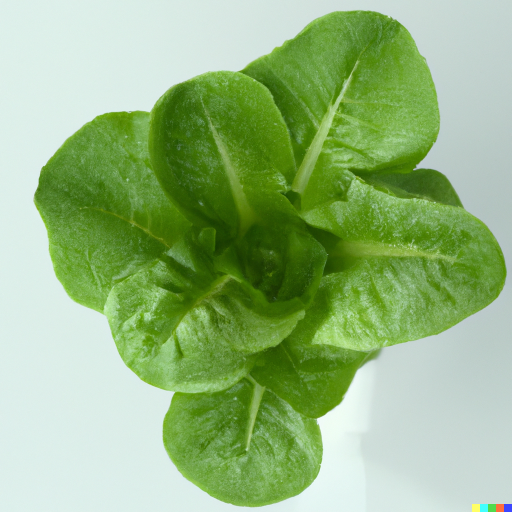
#> input picture dataset/FN/fn11.png, 1024 x 1024 px (shown at 1/2 size); its folder holds only this picture in this run
$ jupyter execute --allow-errors Data_Preprocessing.ipynb
#> lines starting #> are read from the running program, lines starting #| are printed output that depends on the picture; after the words box and inside, x2 and y2 are one past the last pixel; in counts of white or black regions, pixels touching at a corner belong together; long printed decimals are rounded
**Importing Libraries**

[cell 1]
import tensorflow as tf
# from tensorflow.keras import models,layers
from keras import models,layers
from keras.preprocessing.image import ImageDataGenerator
import matplotlib.pyplot as plt

import numpy as np
from skimage import data, io, img_as_ubyte, measure
from skimage.filters import threshold_multiotsu, threshold_otsu
from skimage.color import rgb2gray, label2rgb
from sklearn.cluster import KMeans
import cv2

from scipy import ndimage as nd

**Setting constants**

[cell 2]
IMG_SIZE = 1024
BATCH_SIZE = 10
CHANNELS = 3
EPOCHS = 100

**Loading data into tensorflow dataset object**

#> (a cell that did not finish here is left out)

**Visualizing some of the images**

[cell 4]
plt.figure(figsize=(10,10))
#> (the rest of this cell did not finish here and is left out)

**Constants for data splitting**

#> (a cell that did not finish here is left out)

**Function for data splitting**

[cell 6]
# [16 lines left out: function split_dataset, not called in this run]

**Data Splitting**

#> (a cell that did not finish here is left out)

**Cache, Shuffle, and Prefetch**\
Cache - cache the dataset in memory\
Shuffle - shuffle the images\
Prefetch - overlaps the preprocessing and model execution of a training step\
This is to reduce memory usage and optimize the pipeline performance.
https://www.tensorflow.org/guide/data_performance

#> (a cell that did not finish here is left out)

**Image Segmentation with Automatic Thresholding using Multi-Otsu (Grayscale)** \
Automatic Thresholding using Multi-Otsu was implemented to Keras as a custom layer using subclassing. Please visit [Tensorflow - Data Augmentation](https://www.tensorflow.org/tutorials/images/data_augmentation) for more information.

The [Otsu method](https://muthu.co/otsus-method-for-image-thresholding-explained-and-implemented/) utilizes the variance in the histogram to find the threshold used to segment the image.

[cell 9]
class MultiOtsuGray(tf.keras.layers.Layer):
  def __init__(self, **kwargs):
    super(MultiOtsuGray, self).__init__(**kwargs)

  # [24 lines left out: function call, not called in this run]

#> (the rest of this cell did not finish here and is left out)

**Image Segmentation with HSV Segmentation** \
Automatic Thresholding using Multi-Otsu was implemented to Keras as a custom layer using subclassing. Please visit [Tensorflow - Data Augmentation](https://www.tensorflow.org/tutorials/images/data_augmentation) for more information.

[cell 10]
class HSVSegmentation(tf.keras.layers.Layer):
  def __init__(self, **kwargs):
    super(HSVSegmentation, self).__init__(**kwargs)

  # [23 lines left out: function call, not called in this run]

#> (the rest of this cell did not finish here and is left out)

**Image Segmentation with K-means Clustering** \
K-means clustering ([OpenCV K-means Clustering](https://docs.opencv.org/3.4/d1/d5c/tutorial_py_kmeans_opencv.html)) was implemented to Keras as a custom layer using subclassing. Please visit [Tensorflow - Data Augmentation](https://www.tensorflow.org/tutorials/images/data_augmentation) for more information.

K-means, also known as clusterization, group objects into *k* clusters according to their traits. The process of grouping involves minimizing the total distances between each object and the centroid of the group or cluster.

[cell 11]
class KmeansSegmentation(tf.keras.layers.Layer):
  def __init__(self, **kwargs):
    super(KmeansSegmentation, self).__init__(**kwargs)

  # [27 lines left out: function call, not called in this run]

#> (the rest of this cell did not finish here and is left out)

**Image Segmentation with L\*a\*b and Otsu** \
The code uses Otsu Thresholding in the L\*a\*b color space, specifically the \*a and \*b for better segmentation as per [Yang et al.](https://www.sciencedirect.com/science/article/pii/S2214317321000834).

[cell 12]
class OtsuHSV(tf.keras.layers.Layer):
  def __init__(self, **kwargs):
    super(OtsuHSV, self).__init__(**kwargs)

  # [26 lines left out: function call, not called in this run]

#> (the rest of this cell did not finish here and is left out)

**Image Segmentation with L\*a\*b and Otsu Modified** \
The code uses Otsu Thresholding in the L\*a\*b color space, specifically the \*a and \*b for better segmentation as per [Yang et al.](https://www.sciencedirect.com/science/article/pii/S2214317321000834). This also makes use of the closing [morphological operation](https://docs.opencv.org/4.x/d9/d61/tutorial_py_morphological_ops.html) to better close the mask.

[cell 13]
class OtsuLab(tf.keras.layers.Layer):
  def __init__(self, **kwargs):
    super(OtsuLab, self).__init__(**kwargs)

  # [43 lines left out: function call, not called in this run]

#> (the rest of this cell did not finish here and is left out)

**Image Segmentation Evaluation**

[cell 14]
import pandas as pd
from glob import glob
from tqdm import tqdm
from sklearn.metrics import accuracy_score, f1_score, jaccard_score, precision_score, recall_score

def read_image(path):
#> called with path = 'dataset/FN/fn11.png'
    x = cv2.imread(path, cv2.IMREAD_COLOR)
#> x is the input picture: shape (1024, 1024, 3); mean B, G, R 128.7, 182.4, 149.2
    x = cv2.resize(x, (1024, 1024))
    x = x/255.0
    #x = np.expand_dims(x, axis=0)
    return x

def read_mask(path):
#> called with path = 'dataset/FN/fn11.png'
    x = cv2.imread(path, cv2.IMREAD_GRAYSCALE)
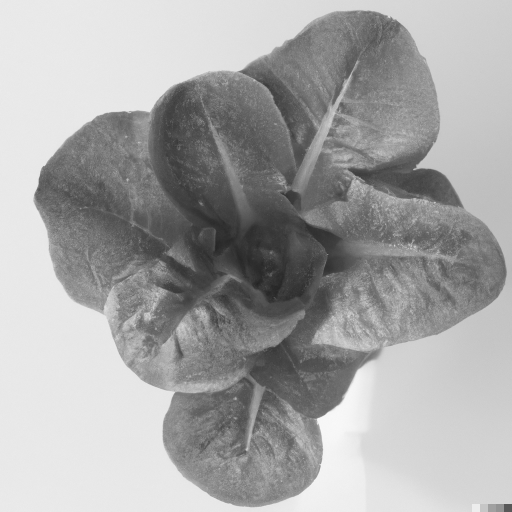
#> x: shape (1024, 1024) (shown at 1/2 size); min 33, max 250, mean 165.8
    x = cv2.resize(x, (1024, 1024))
    x = x/255.0
    x = x > 0.5
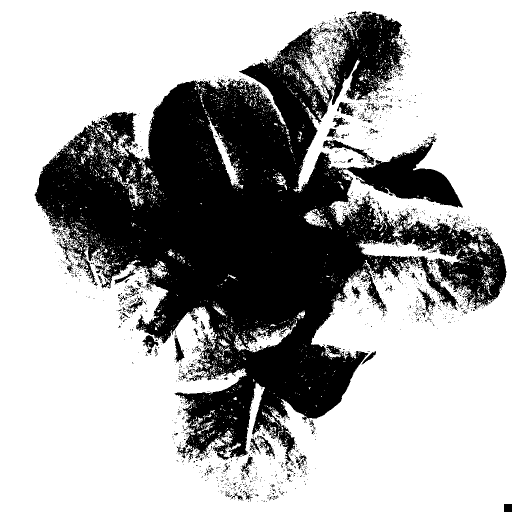
#> x: shape (1024, 1024) bool (shown at 1/2 size); 67% white; 2004 black regions (1906 under 20 px), largest, box (x1, y1, x2, y2) and area: (69, 23, 1013, 932) 330491, (645, 279, 750, 330) 1006, (349, 670, 369, 726) 508
    x = x.astype(np.int32)
    return x

def image_segment(image):
    np_image = image.astype(np.uint8)
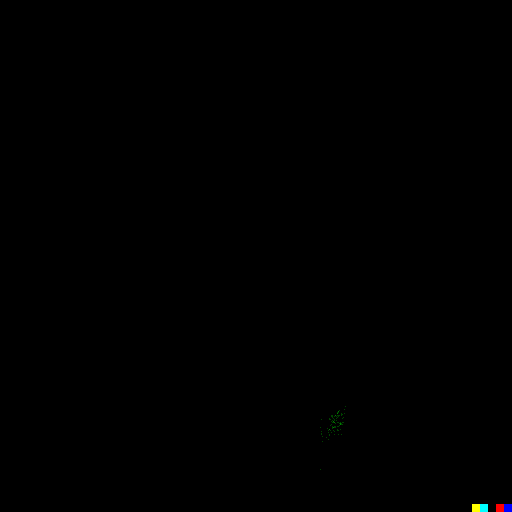
#> np_image: shape (1024, 1024, 3) (shown at 1/2 size); mean B, G, R 0.000488, 0.000586, 0.000488; drawn with 1 as white

    # Convert image from RGB to LAB and split channels
    img_lab = cv2.cvtColor(np_image, cv2.COLOR_RGB2LAB)
#> img_lab: shape (1024, 1024, 3); mean of channels 0, 1, 2 0, 128, 128
    l,a,b = cv2.split(img_lab);
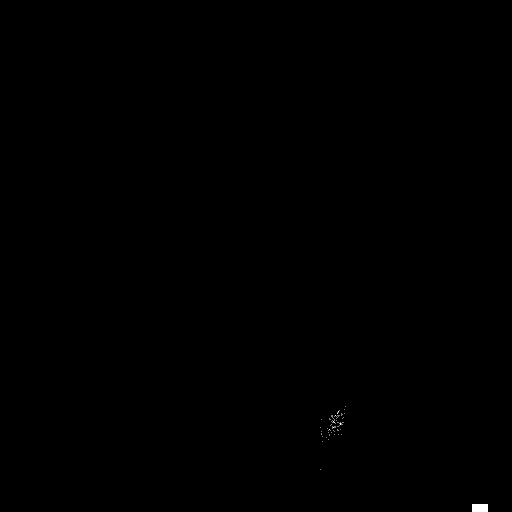
#> l: shape (1024, 1024) (shown at 1/2 size); values 0 (black) and 1 (white), 0.06% white; 76 white regions (75 under 20 px), largest, box (x1, y1, x2, y2) and area: (944, 1008, 976, 1024) 512
#> a: shape (1024, 1024); values 126 (black) and 128 (white), 100% white; black in thin lines or dots, all inside (x1, y1, x2, y2) = (640, 813, 692, 940)

    tsa, ret1 = cv2.threshold(a,0,255,cv2.THRESH_BINARY_INV+cv2.THRESH_OTSU)
#> tsa = 126
    tsb, ret2 = cv2.threshold(b,0,255,cv2.THRESH_BINARY+cv2.THRESH_OTSU)
#> ret2: shape (1024, 1024); 0.03% white; 76 white regions (75 under 20 px), largest, box (x1, y1, x2, y2) and area: (960, 1008, 976, 1024) 256
#> tsb = 128

    ## Close holes using flood fill
    # Mask by using the logical or on the a and b channels
    tsa3 = cv2.cvtColor(ret1, cv2.COLOR_GRAY2RGB)
    tsb3 = cv2.cvtColor(ret2, cv2.COLOR_GRAY2RGB)

    maskab = cv2.bitwise_or(tsa3, tsb3)

    # th, maskab_th = cv2.threshold(maskab, 220, 255, cv2.THRESH_BINARY_INV);
    # maskab_floodfill = maskab_th.copy()

    h, w = maskab.shape[:2]
#> h = 1024; w = 1024
    final_mask = np.zeros((h+2, w+2), np.uint8)

    cv2.floodFill(maskab, final_mask, (0,0), 255);
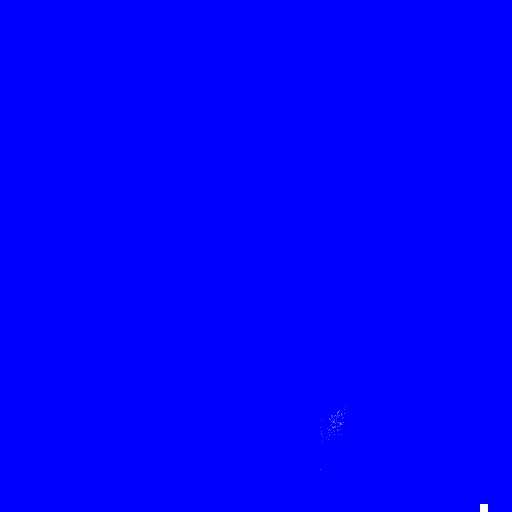
#> maskab: shape (1024, 1024, 3) (shown at 1/2 size); mean B, G, R 255, 0.1, 0.1
    # closed_mask = nd.binary_closing(maskab, np.ones((10,10)))

    ## Close holes using dilation followed by erosion (closing)
    maskab = cv2.bitwise_or(ret1, ret2)

    kernel = np.ones((30,30),np.uint8)
    closing = cv2.morphologyEx(maskab, cv2.MORPH_CLOSE, kernel)
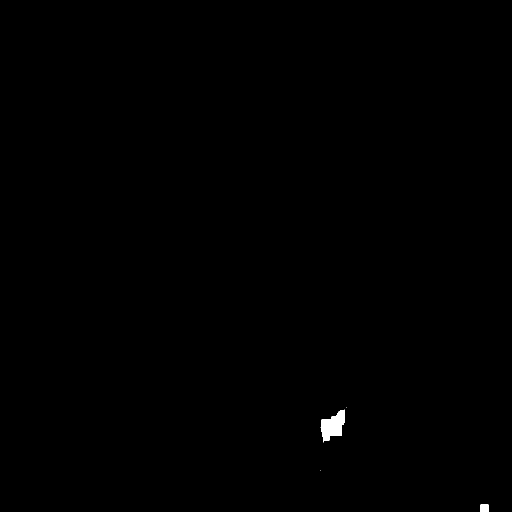
#> closing: shape (1024, 1024) (shown at 1/2 size); 0.2% white; 4 white regions (2 under 20 px), largest, box (x1, y1, x2, y2) and area: (641, 819, 690, 885) 1826, (961, 1009, 977, 1024) 240

    return closing

if __name__ == "__main__":

    #Loading the dataset.
    test_x = sorted(glob("dataset/FN/*"))
    test_y = sorted(glob("dataset-masked/FN/*"))

    #Predicting the mask and calculating metrics values.
    SCORE = []
    for x, y in tqdm(zip(test_x, test_y), total=len(test_x)):
        #Extracing the image name.
        image_name = x.split("/")[-1]

        #Reading the image and mask.
        x = read_image(x)
        y = read_mask(y)

        #Predicting the mask.
        y_pred = image_segment(x)
        y_pred = y_pred.astype(np.int32)

        #Flattening the numpy arrays.
        y = y.flatten()
        y_pred = y_pred.flatten()

        #Calculating metrics values
        acc_value = accuracy_score(y, y_pred)
#> acc_value = 0.33
        f1_value = f1_score(y, y_pred, labels=[0, 1], average="micro")
#> f1_value = 0.33
        jac_value = jaccard_score(y, y_pred, labels=[0, 1], average="micro")
#> jac_value = 0.198
        SCORE.append([image_name, acc_value, f1_value, jac_value])

    """ Metrics values """
    score = [s[1:]for s in SCORE]
#> score = [[0.33, 0.33, 0.198]]
    score = np.mean(score, axis=0)
#> score = [0.33, 0.33, 0.198]
    print(f"Accuracy: {score[0]:0.5f}")
#| Accuracy: 0.3298
    print(f"F1: {score[1]:0.5f}")
#| F1: 0.3301
    print(f"Jaccard: {score[2]:0.5f}")
#| Jaccard: 0.1977

$ run again, on dataset/FN/fn5.png
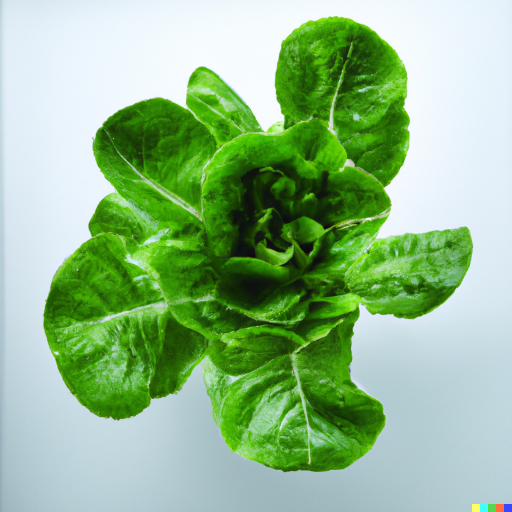
#> input picture dataset/FN/fn5.png, 1024 x 1024 px (shown at 1/2 size)
#> in read_image, x is the input picture: shape (1024, 1024, 3); mean B, G, R 139.5, 185.9, 145.1
#> in read_mask, `x = x > 0.5`:
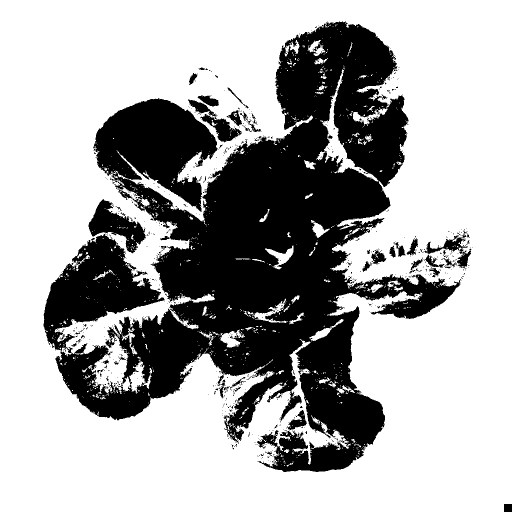
#> x: shape (1024, 1024) bool (shown at 1/2 size); 67.1% white; 693 black regions (638 under 20 px), largest, box (x1, y1, x2, y2) and area: (87, 43, 922, 944) 327560, (177, 398, 292, 507) 5225, (401, 228, 483, 285) 1822
#> img_lab: shape (1024, 1024, 3); mean of channels 0, 1, 2 0, 128, 128
#> l: shape (1024, 1024); values 0 (black) and 1 (white), 0.09% white; 431 white regions (430 under 20 px), largest, box (x1, y1, x2, y2) and area: (944, 1008, 976, 1024) 512
#> a: shape (1024, 1024); values 126 (black) and 128 (white), 100% white; black in thin lines or dots, all inside (x1, y1, x2, y2) = (320, 19, 830, 242)
#> tsa = 126
#> ret2: shape (1024, 1024); 0.07% white; 431 white regions (430 under 20 px), largest, box (x1, y1, x2, y2) and area: (960, 1008, 976, 1024) 256
#> tsb = 128
#> in image_segment, `closing = cv2.morphologyEx(maskab, cv2.MORPH_CLOSE, kernel)`:
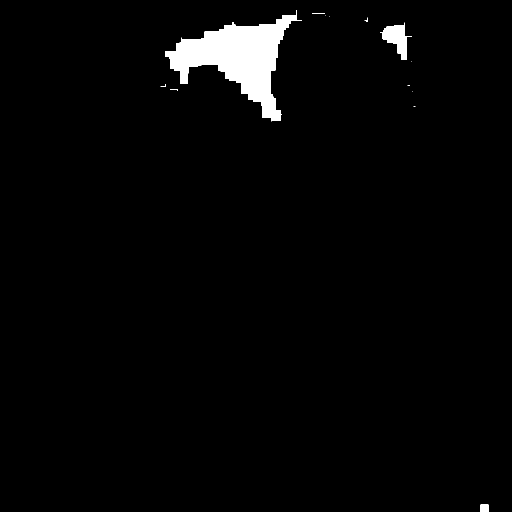
#> closing: shape (1024, 1024) (shown at 1/2 size); 2.4% white; 13 white regions (9 under 20 px), largest, box (x1, y1, x2, y2) and area: (330, 20, 604, 243) 23012, (760, 45, 824, 120) 2082, (961, 1009, 977, 1024) 240, (624, 26, 650, 28) 27
#> acc_value = 0.329
#> f1_value = 0.333
#> jac_value = 0.2
#> `score = [s[1:]for s in SCORE]`: score = [[0.329, 0.333, 0.2]]
#> `score = np.mean(score, axis=0)`: score = [0.329, 0.333, 0.2]
#| Accuracy: 0.329
#| F1: 0.3331
#| Jaccard: 0.1998
